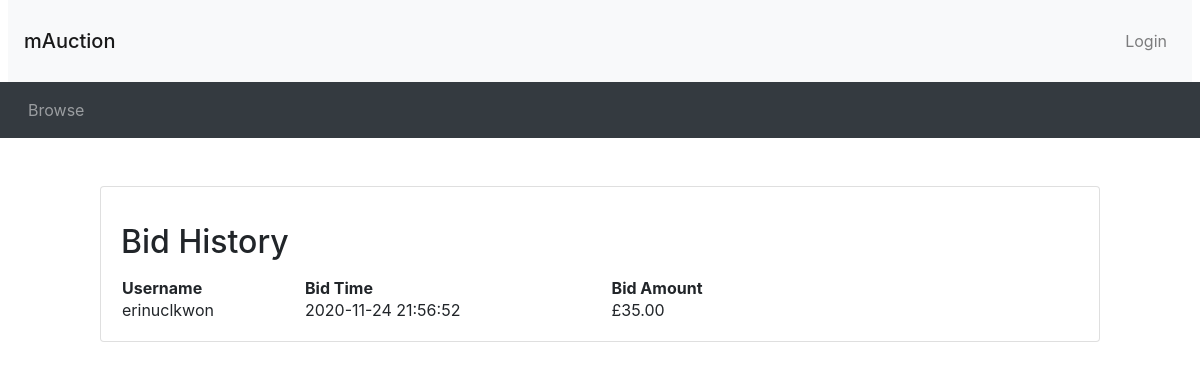
The page /listing.php?item_id=4 on the database its author committed.
### tables this page shows
CREATE TABLE bid (
bidID INT NOT NULL AUTO_INCREMENT,
userName VARCHAR(45) NOT NULL,
bidTime DATETIME NOT NULL DEFAULT CURRENT_TIMESTAMP,
saleItemID INT NOT NULL,
bidAmount DECIMAL NOT NULL,
PRIMARY KEY (bidID));

### listing.php (the view, shortened to what this page needs)
<?php include_once("header.php") ?>
<?php include("connection.php") ?>
<?php
$item_id = $_GET['item_id'];
$query = "SELECT auction.*, MAX(bidAmount), COUNT(bidID)
	  FROM auction, bid where auction.saleItemID=$item_id and bid.saleItemID=$item_id";
$result = mysqli_query($connection, $query) or die('Error making select bid and auction query' . mysqli_error($connection));
while ($row = mysqli_fetch_assoc($result)) {
  $item_id = $row['saleItemID'];
  $endDate = $row['endDate'];
}
$end_time = new DateTime($endDate);
$now = new DateTime("now");
?>
              <?php include_once("footer.php") ?>
              <?php if ($now < $end_time) : ?>
                <div class="container my-5">
                  <div style="max-width: 1000px; margin: 10px auto">
                    <div class="card">
                      <div class="card-body">
                        <div class="bidhistory">
                          <div class="row">
                            <div class="col-sm-8">
                              <h2 class="my-3">Bid History</h2>
                            </div>
                          </div>
                          <?php
                          $query = "SELECT * FROM bid WHERE saleItemID=$item_id";
                          $result = mysqli_query($connection, $query) or die('Error making select users query' . mysqli_error($connection));
                          echo '<table style="width:70%">
      <th>Username</th>
      <th>Bid Time</th>
      <th>Bid Amount</th>';
                          while ($row = mysqli_fetch_assoc($result)) {
                            $userName = $row["userName"];
                            $bidTime = $row["bidTime"];
                            $bidAmount = $row["bidAmount"];
                            echo '<tr>
        <td>' . $userName . ' </td>
        <td>' . $bidTime . ' </td>
        <td>£' . number_format($bidAmount, 2) . ' </td>
        </tr>';
                          }
                          ?>
                        </div>
                      </div>
                    </div>
                  </div>
                </div>
              <?php endif; ?>

### rows shown on the page
bid: userName "erinuclkwon", bidTime "2020-11-24 21:56:52", bidAmount "35.00"
